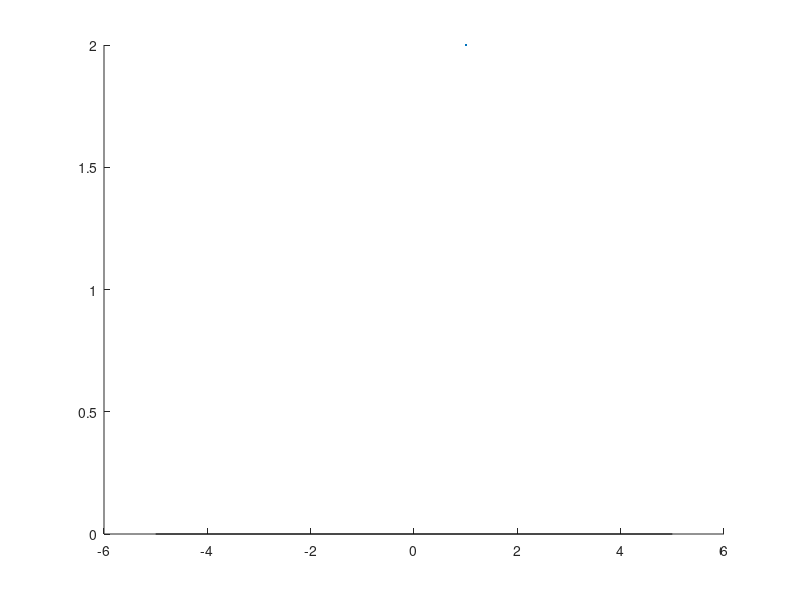

Source code (MATLAB): (Note: this script raises an error after producing the figure.)
clear;
k0=0.6;
phi=90-abs(atand(-1/k0));
d=0.001/600; %1.67μm
%红光波长
lambda_red=760e-9;
theta_z1=asind(sind(phi)-lambda_red/d);
theta_f1=asind(sind(phi)+lambda_red/d);
hold on
plot([-5,5],[0,0],'k',LineWidth=2)
y=-50:05:50;
scatter(0,y,'k.')
fplot(@(x) tand(phi+90).*x,Color='#7E2F8E');
fplot(@(x) tand(-phi+90).*x,Color='#7E2F8E');%紫
fplot(@(x) tand(-theta_f1+90).*x,Color='#77AC30');%绿
fplot(@(x) tand(-theta_z1+90).*x,Color='#EDB120');%红
axis equal
%% 
clear;
k0=0.6;
phi=90-abs(atand(-1/k0));
d=0.001/600; %1.67μm
%红光波长
lambda_red=400e-9 : 0.5e-9: 550e-9;
theta_z1=asind(sind(phi)-lambda_red/d);
theta_f1=asind(sind(phi)+lambda_red/d);
hold on
plot([400e-9,760e-9],[0,0])
plot(lambda_red,theta_z1,'b'); %+1 蓝
plot(lambda_red,theta_f1,'k'); %-1 黑
%% 寻找k0下限，+1不能有小于0的角度 0.5124
clear;
for k0=1:-0.0001:0.25
    phi=90-abs(atand(-1/k0));
    d=0.001/600; %1.67μm
    %红光波长
    lambda_red=400e-9 : 0.5e-9: 760e-9;
    theta_z1=asind(sind(phi)-lambda_red/d);
    index=logical(find(theta_z1<=0));
    if(index)
        k0
        break;
    end
end
%% 寻找k0上限，-1不能有大于90的衍射角,大于90会出虚数 0.6483
clear;
for k0=0.25:0.0001:1
    phi=90-abs(atand(-1/k0));
    d=0.001/600; %1.67μm
    %红光波长
    lambda_red=400e-9 : 0.5e-9: 760e-9;
    theta_f1=asind(sind(phi)+lambda_red/d);
    index=logical(find(imag(theta_f1)~=0));
    if(index)
        k0
        break;
    end
end
